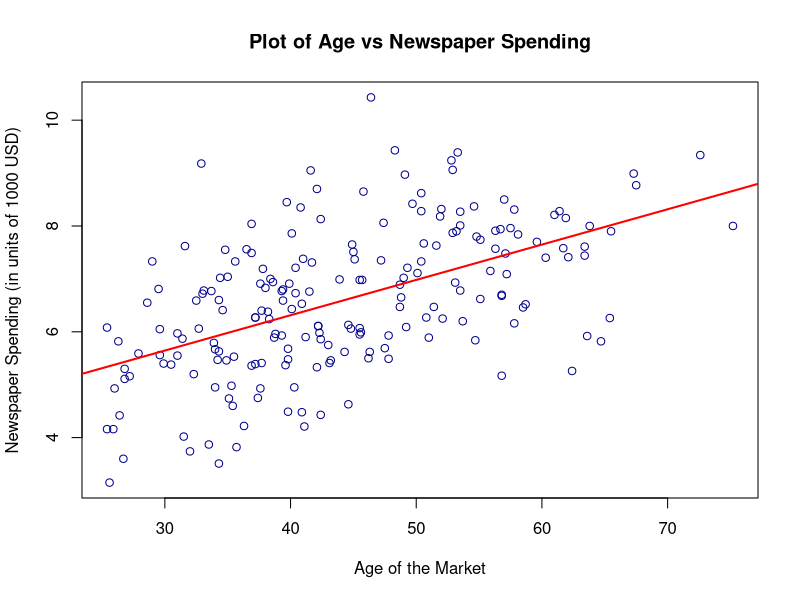
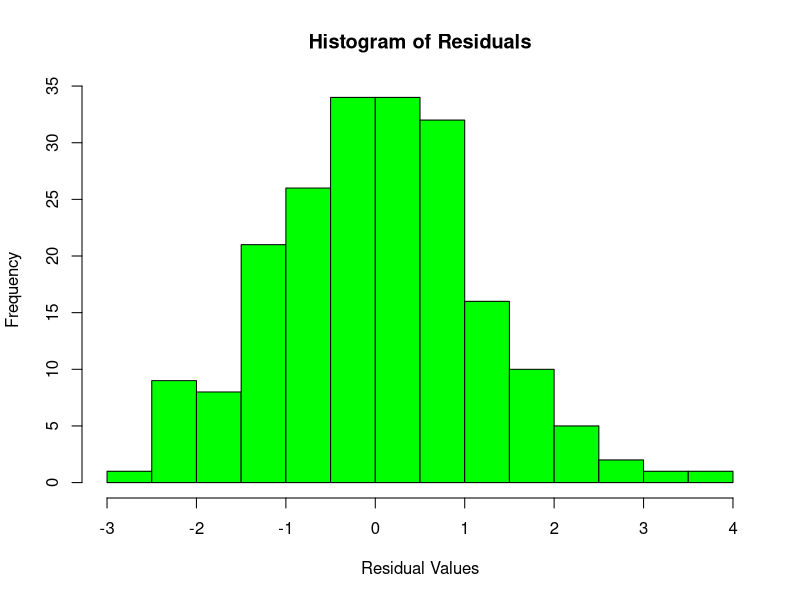
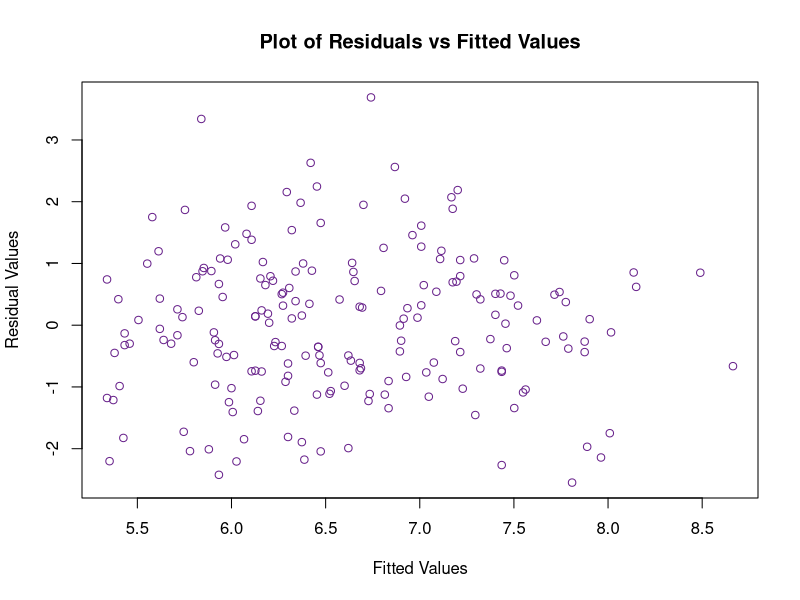
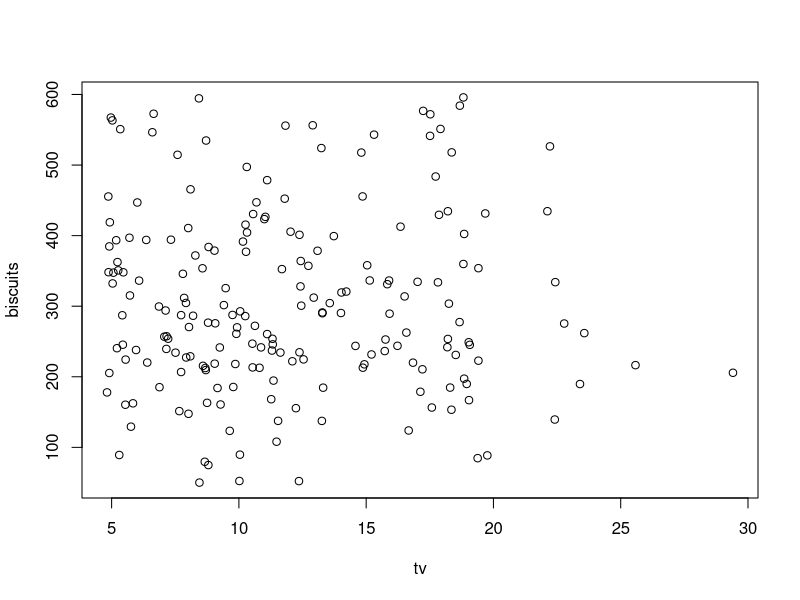
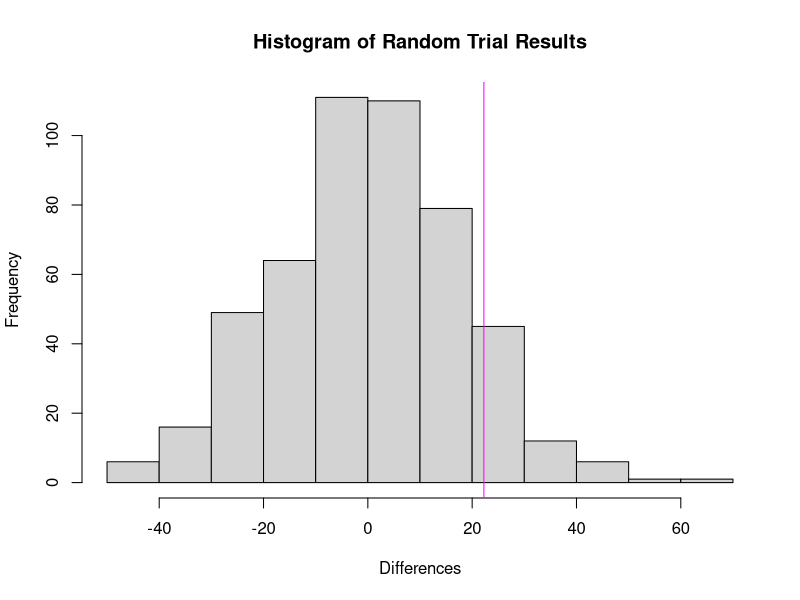

Source code (R) for these figures, in order:
advert<-read.csv("advert.csv")

#Challenge 1a

cor(advert$age, advert$newspaper)
# 0.5318722 -moderately strong correlation

cor(advert$age, advert$newspaper)^2
# 0.282888 - R^2 

plot(newspaper~age,
     data=advert,
     main="Plot of Age vs Newspaper Spending",
     col="darkblue",
     ylab="Newspaper Spending (in units of 1000 USD)",
     xlab="Age of the Market")

reg1<-lm(newspaper~age, data=advert)
abline(reg1, lwd=2, col="red")

# 1b

hist(residuals(reg1),
     col="green",
     main="Histogram of Residuals",
     xlab="Residual Values")

# The histogram of the residuals looks depicts a nearly normal, unimodal distribution

plot(residuals(reg1)~predict(reg1),
     col="darkorchid4",
     main="Plot of Residuals vs Fitted Values",
     xlab="Fitted Values",
     ylab="Residual Values")

# The residual plot shows no pattern for the residuals, no bends, no shape, roughly equal amount of scatter throughout
# All in all, the residual plot and the histogram show that the linear model might be a good fit for the data.

# 1c

# Assumptions
# 1. Both variables are quantitative: age is measured in years, newspaper is measured in units of 1000 USD
# 2. Straight enough condition: the plot looks straight enough
# 3. No outliers: there are no obvious high outliers in the plot
# 4. Does the plot thicken? : No, the plot does not thicken, the spread of values is consistent both in the original and the residual plot
# Extra: the residual plot shows no pattern for the residuals, no bends, no shape, roughly equal amount of scatter throughout

#1D
predict(reg1, newdata=data.frame(age=73))
#1 
#8.516606 
# A market with a median age of 73 would spend 8.516606*1000 USD = 8516.606 dollars

# Challenge 2

# a
plot(biscuits~tv, data=advert)
reg2<-lm(biscuits~tv, data=advert)
reg2$coefficients[2]
#tv 
#-0.02977018 
# the answer is -0.02977018

#b
lm(biscuits~radio, data=advert)$coefficients[2]
#radio 
#-9.152503 

#c

cor(advert$biscuits, advert$tv)^2
# the model account for 1.400048e-06 *100= 0.0001400048 % of the variance

cor(advert$biscuits, advert$radio)^2

#the model account for 0.00749494*100=0.74 % of the variance

# Challenge #3

#a
south<-advert[advert$region=="S",]
sum(south$biscuits>mean(advert$biscuits))/nrow(south)*100
#46.39175 percent of southern markets spend more than the mean expenditure of all 200 markets

#b
aggregate(biscuits~region, data=advert, mean)
# region biscuits
# 1      N 293.9891
# 2      S 316.2360

#initial difference is 316.2360 - 293.9891 = 22.2469
# test if 22 is significant
trials<-500
results<-numeric(trials)
for(i in 1:trials){
  df<-aggregate(biscuits~sample(region), data=advert, mean)
  results[i]<-df$biscuits[2]-df$biscuits[1]
}

hist(results,
     main="Histogram of Random Trial Results",
     xlab="Differences")

abline(v=22.2469, col="magenta")

#the answer is to the boss' question is NO
